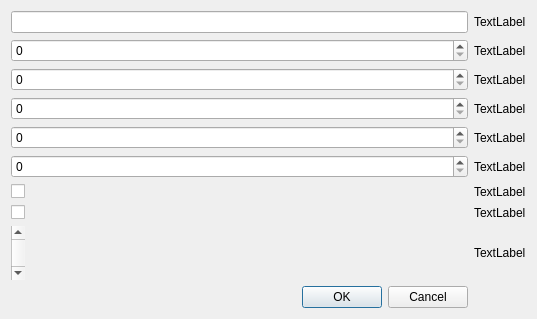
<?xml version="1.0" encoding="UTF-8"?>
<ui version="4.0">
 <class>GameSettingsWindow</class>
 <widget class="QDialog" name="GameSettingsWindow">
  <property name="geometry">
   <rect>
    <x>0</x>
    <y>0</y>
    <width>537</width>
    <height>317</height>
   </rect>
  </property>
  <property name="windowTitle">
   <string>Настройки игры</string>
  </property>
  <layout class="QGridLayout" name="gridLayout">
   <item row="7" column="2">
    <widget class="QLabel" name="lbl_HasAddonClericalErrors">
     <property name="text">
      <string>TextLabel</string>
     </property>
    </widget>
   </item>
   <item row="5" column="1">
    <widget class="QSpinBox" name="spBox_DiplomacyTime"/>
   </item>
   <item row="9" column="2">
    <widget class="QLabel" name="lbl_RulesType">
     <property name="text">
      <string>TextLabel</string>
     </property>
    </widget>
   </item>
   <item row="6" column="2">
    <widget class="QLabel" name="lbl_HasAddonWildAxe">
     <property name="text">
      <string>TextLabel</string>
     </property>
    </widget>
   </item>
   <item row="2" column="2">
    <widget class="QLabel" name="lbl_TotalTimeToMove">
     <property name="text">
      <string>TextLabel</string>
     </property>
    </widget>
   </item>
   <item row="2" column="1">
    <widget class="QSpinBox" name="spBox_TotalTimeToMove"/>
   </item>
   <item row="9" column="1">
    <widget class="QScrollBar" name="verticalScrollBar">
     <property name="maximum">
      <number>1</number>
     </property>
     <property name="pageStep">
      <number>2</number>
     </property>
     <property name="orientation">
      <enum>Qt::Vertical</enum>
     </property>
    </widget>
   </item>
   <item row="0" column="1">
    <widget class="QLineEdit" name="lineEdit_UserName"/>
   </item>
   <item row="3" column="1">
    <widget class="QSpinBox" name="spBox_TimeToThink"/>
   </item>
   <item row="4" column="1">
    <widget class="QSpinBox" name="spBox_TimeForOpponentsDecision"/>
   </item>
   <item row="1" column="2">
    <widget class="QLabel" name="lbl_MaximumNumberOfPLayers">
     <property name="text">
      <string>TextLabel</string>
     </property>
    </widget>
   </item>
   <item row="3" column="2">
    <widget class="QLabel" name="lbl_TimeToThink">
     <property name="text">
      <string>TextLabel</string>
     </property>
    </widget>
   </item>
   <item row="4" column="2">
    <widget class="QLabel" name="lbl_TimeForOpponentsDecision">
     <property name="text">
      <string>TextLabel</string>
     </property>
    </widget>
   </item>
   <item row="0" column="2">
    <widget class="QLabel" name="lbl_UserName">
     <property name="text">
      <string>TextLabel</string>
     </property>
    </widget>
   </item>
   <item row="1" column="1">
    <widget class="QSpinBox" name="spBox_MaximumNumberOfPlayers"/>
   </item>
   <item row="5" column="2">
    <widget class="QLabel" name="lbl_DiplomacyTime">
     <property name="text">
      <string>TextLabel</string>
     </property>
    </widget>
   </item>
   <item row="6" column="1">
    <widget class="QCheckBox" name="chkBox_HasAddonWildAxe">
     <property name="text">
      <string/>
     </property>
    </widget>
   </item>
   <item row="7" column="1">
    <widget class="QCheckBox" name="chckBox_HasAddonClericalErrors">
     <property name="text">
      <string/>
     </property>
    </widget>
   </item>
   <item row="10" column="1">
    <widget class="QDialogButtonBox" name="buttonBox">
     <property name="standardButtons">
      <set>QDialogButtonBox::Cancel|QDialogButtonBox::Ok</set>
     </property>
    </widget>
   </item>
  </layout>
 </widget>
 <resources/>
 <connections/>
</ui>
